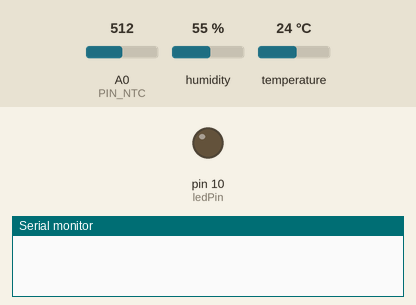
The sketch below on a simulated Arduino Uno, built with avr-gcc and run on an emulated ATmega328P. Parts: output pins drawn as LEDs (lit = HIGH), the last lines printed to the serial monitor. The test bench sets the inputs (shaded band); at power-on: humidity 55 %, A0 (PIN_NTC) = 512, temperature 24 °C.

Above: at 0.1 s.
At 4.8 s:
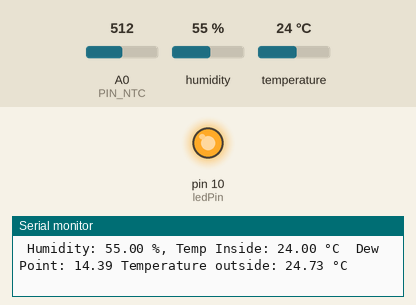
4.9 s: humidity set to 88 %
Timing chart, 0 to 7.9 s (numbered marks = the images above; inputs shaded):
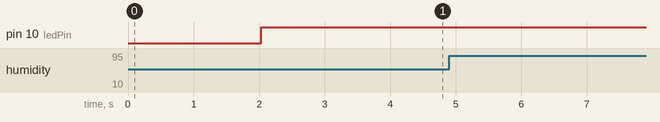

The sketch:

ArduinoShow.ino
```cpp
//ABDELHAMID LARACHI

//Libraries
#include <DHT.h>;

//Constants
#define DHTPIN 7     // what pin we're connected to
#define DHTTYPE DHT22   // DHT 22  (AM2302)
DHT dht(DHTPIN, DHTTYPE); //// Initialize DHT sensor for normal 16mhz Arduino

//CONSTANTES

int ThermistorPin = 0;
int Vo;
float R1 = 10000;
float logR2, R2, to;
float c1 = 1.009249522e-03, c2 = 2.378405444e-04, c3 = 2.019202697e-07;
int ledPin = 10;

//Variables

float h;  //Stores humidity value
float ti; //Stores temperature value

void setup()
{
  Serial.begin(9600);
  dht.begin();

    pinMode(ledPin, OUTPUT);  //TEst frigo


}

void loop()
{

delay(2000);
    //Read data and store it to variables hum and temp
    h = dht.readHumidity();
    ti = dht.readTemperature();
    //Print temp, humidity and dew point values to serial monitor
    Serial.print(" Humidity: ");
    Serial.print(h);
    Serial.print(" %, Temp Inside: ");
    Serial.print(ti);
    Serial.print(" °C ");
    float coeffDP = log(h / 100) + ((17.62 * ti) / (243.5 + ti));
    float dp = 243.5 * coeffDP / (17.62 - coeffDP);
    Serial.print(" Dew Point: ");
    Serial.print(dp);

    Vo = analogRead(ThermistorPin); //V0
    R2 = R1 * (1023.0 / (float)Vo - 1.0);
    logR2 = log(R2);
    to = (1.0 / (c1 + c2*logR2 + c3*logR2*logR2*logR2));
    to = to - 273.15;
    //to = (to * 9.0)/ 5.0 + 32.0; //convert to F

    Serial.print(" Temperature outside: ");
    Serial.print(to);
    Serial.print(" °C \n");

    float diff = ti-dp;
//RÉGULATEUR

if(diff<=3.00){
      Serial.print("ALERTE! LESS THAN ");
      Serial.print(diff);
      Serial.print("°C TO START CONDESATION");
    }
    if(ti<=dp){
            Serial.print("THE FRIDGE IS OFF! IT WILL RESTART AUTOMATICALLY");
            digitalWrite(ledPin, LOW);         // turn off
    }
else { digitalWrite(ledPin, HIGH);           // reactivate.
}
}


   
```

send.cpp
```cpp
#include <math.h>
#include <Adafruit_Sensor.h>
#include <DHT.h>
#include "send.h"

String displayplay = "";
String data = "";
char inputBuffer[10];
int bufferSize;
int x = 0;
String vide = "";
float order;

void SendData (double celsius, float temp, float hum){

  displayplay = vide;

  displayplay += celsius;
  displayplay += "/";
  displayplay += temp;
  displayplay += "/";
  displayplay += hum;
  displayplay += "/";

  if (Serial.available() > 0) {
    data = vide;
    Serial.readBytes(inputBuffer, Serial.available());
    bufferSize = strlen(inputBuffer);

    for (int i = 0; i <= bufferSize ; i++) {
      data += inputBuffer[i];
      inputBuffer[i] = 0;
    }

    x++;
  }

  if (x == 0) {
    displayplay += "null";
  }

  else {
    displayplay += data;
  }

  Serial.println(displayplay);
}

float CastData(){
  order = data.toFloat();
  return order;
}
```

send.h
```cpp
/* fichier send.h */

void SendData (double celsius, float temp, float hum);
float CastData();
```

thermistance.cpp
```cpp
#include "thermistance.h"
#include <math.h>
#include <Adafruit_Sensor.h>
#include <DHT.h>

#define RREF 10000 //Résistance de référence à 25°C


//Information de la thermistance
double A_1 = 3.354016E-3;
double B_1 = 2.569850E-4;
double C_1 = 2.620131E-6;
double D_1 = 6.383091E-8;

float valuedhttherm[0];

double SteinhartHart(double R)
{
  //Division de l'équation en 4 parties. La premiere est
  //uniquement A1
  double equationB1 = B_1 * log(R / RREF);
  double equationC1 = C_1 * pow(log(R / RREF), 2);
  double equationD1 = D_1 * pow(log(R / RREF), 3);
  double equation = A_1 + equationB1 + equationC1 + equationD1;
  return pow(equation, -1);

}

double CalculTemp(int V_IN, float valuedhttherm[]){
    //Calcul de la résistance de la thermistance
  double Rth = (RREF * valuedhttherm[2] ) / (V_IN - valuedhttherm[2]);
  //Calcul de la température en kelvin( Steinhart and Hart)
  double kelvin = SteinhartHart(Rth);
  double celsius = kelvin - 273.15; //Conversion en celsius

  return celsius;
}
```

thermistance.h
```cpp
/* fichier thermistance.h */

double SteinhartHart(double R);
double CalculTemp(int V_IN, float valuedht[]);
```

calcdht.cpp
```cpp
#include <DHT.h>
#include "calcdht.h"

//Constantes
#define PIN_NTC 0
#define DHTPIN 7     // détermination du port de connection
#define DHTTYPE DHT22   // détermination du type de sonde DHT 22  (AM2302)
#define HUMIDITY 0
#define TEMPERATURE 1
#define VVALUE 2

DHT dht(DHTPIN, DHTTYPE); // initialisation de la sonde DHT 22

float *CalculDHT(int V_IN, float valuedht[]){

  //Calcul de la tension sur la borne analogique
  double valeurAnalog = analogRead(PIN_NTC);
  valuedht[VVALUE] =  valeurAnalog / 1024 * V_IN;

  valuedht[HUMIDITY] = dht.readHumidity(); //lecture et enregistrement des variables hum et temp
  valuedht[TEMPERATURE] = dht.readTemperature();

  return valuedht;
}

void InitDHT(){
    dht.begin();
}
```

calcdht.h
```cpp
/* fichier calcul.h */

float *CalculDHT(int V_IN, float valuedht[]);
void InitDHT();
```
